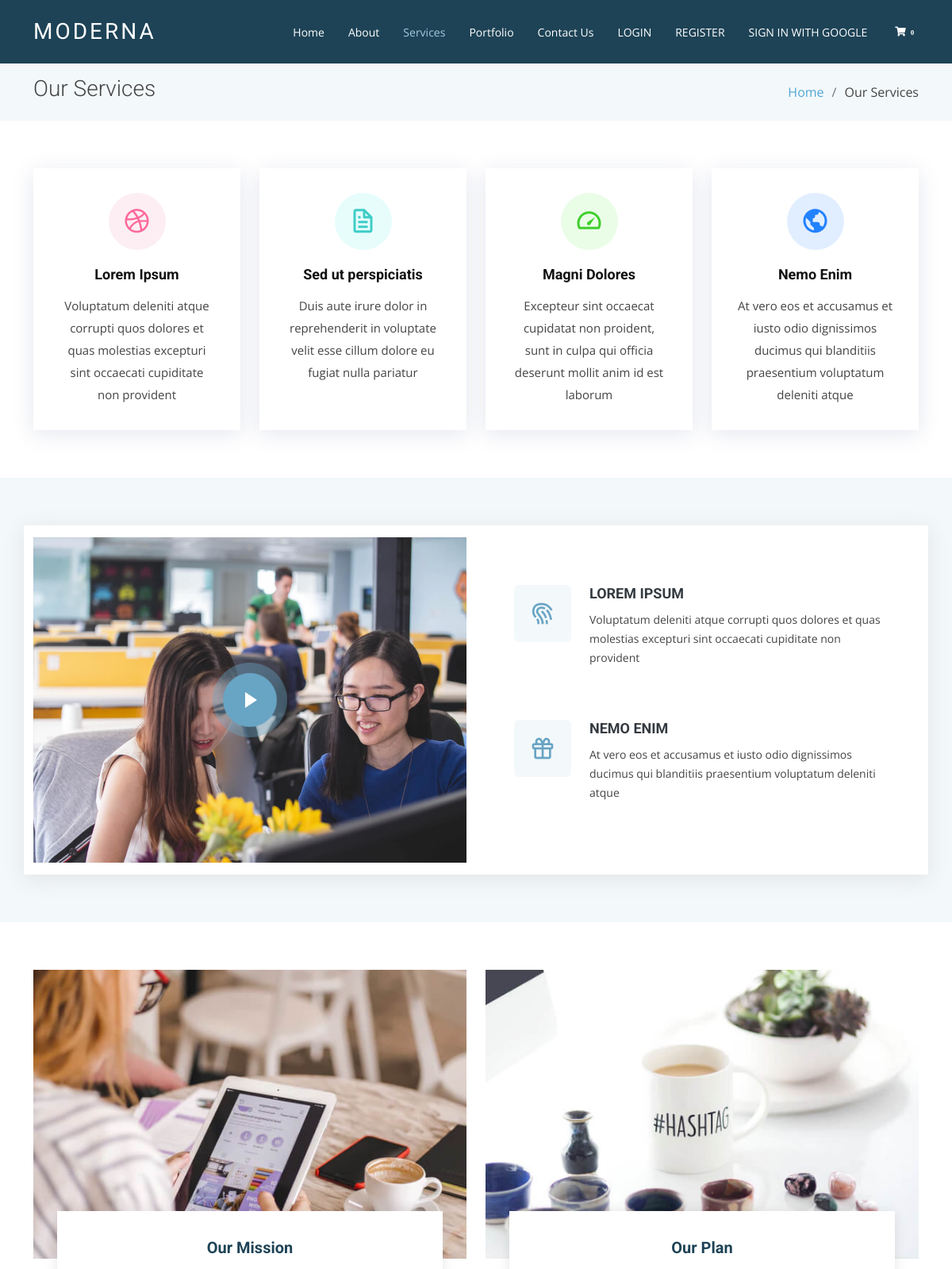
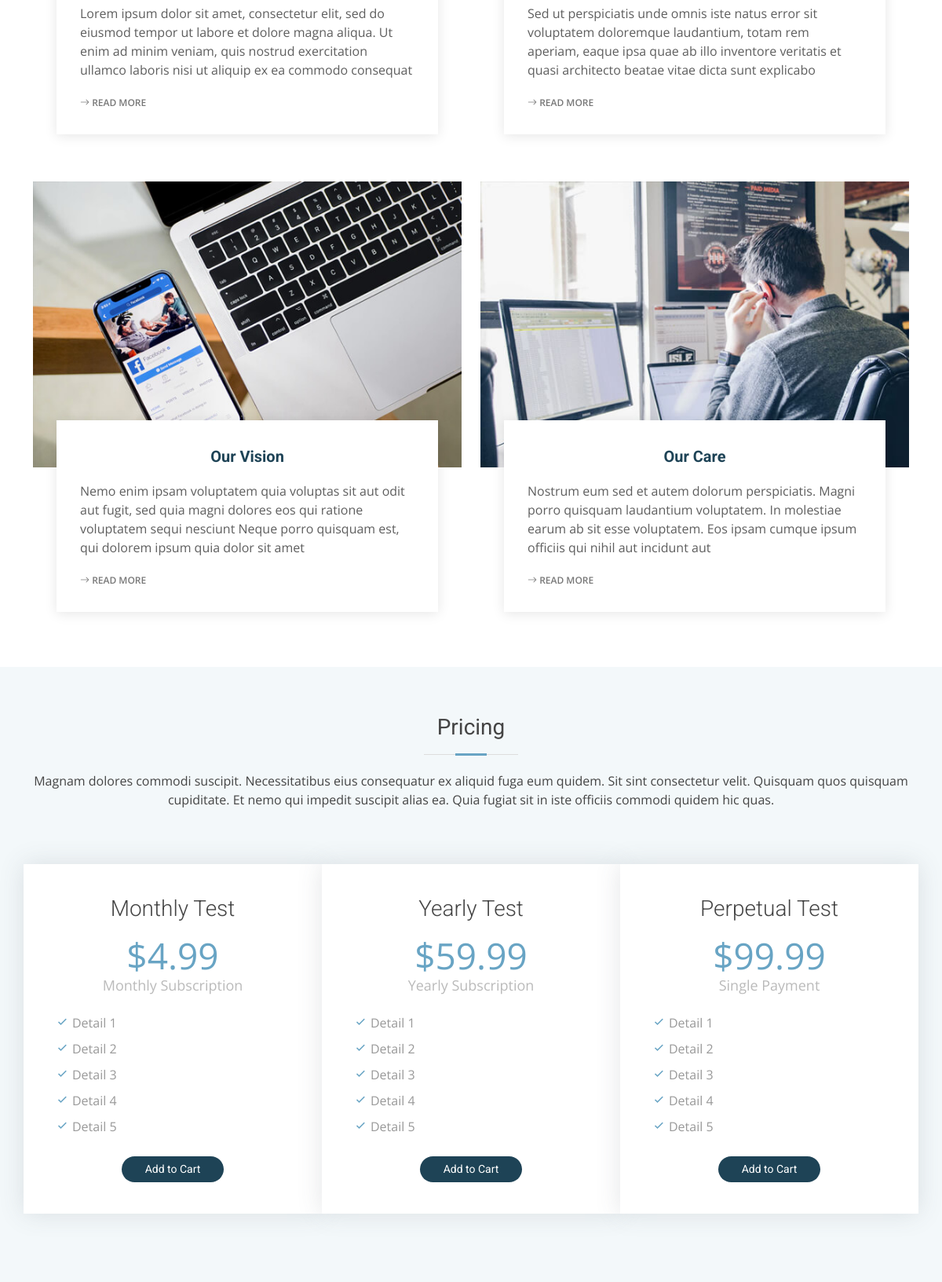
Page /services/ (upper part) on the committed database (2 pictures, top to bottom).
### services/models.py (models this page shows, shortened)
class Service(models.Model):
    PAYMENT_MODELS = (
        ('Single Payment','Perpetual License'),
        ('Monthly Subscription','per Month'),
        ('Yearly Subscription','per Year'),
    )
    title= models.CharField(max_length=200, verbose_name="Title")
    price= models.FloatField(verbose_name="Price")
    payment= models.CharField(max_length=200, verbose_name="Contenido", choices=PAYMENT_MODELS)
    created = models.DateTimeField(auto_now_add=True, verbose_name="Fecha de creacion")
    updated = models.DateTimeField(auto_now=True, verbose_name="Fecha de actualizacion")
    class Meta:
        verbose_name = "Service"
        verbose_name_plural = "Services"
        ordering = ["price"]

class ServiceDetail(models.Model):
    service = models.ForeignKey(Service, default=None, on_delete=models.CASCADE, related_name='service_details')
    detail = models.CharField(max_length=500, verbose_name="Detail")

### services/views.py (the view)
# urls.py: path('', ServicesPageView.as_view(), name='services'),
class ServicesPageView(ListView):
    model = Service
    paginate_by = 3
    template_name = 'services/services.html'

### services/templates/services/services.html
{% extends "core/base.html"%}
{% block content %}
{% load static %}
<main id="main">
    <section class="breadcrumbs">
      <div class="container">
        <div class="d-flex justify-content-between align-items-center">
          <h2>Our Services</h2>
          <ol>
            <li><a href="index.html">Home</a></li>
            <li>Our Services</li>
          </ol>
        </div>
      </div>
    </section>
    <section class="services">
      <div class="container">
        <div class="row">
          <div class="col-md-6 col-lg-3 d-flex align-items-stretch" data-aos="fade-up">
            <div class="icon-box icon-box-pink">
              <div class="icon"><i class="bx bxl-dribbble"></i></div>
              <h4 class="title"><a href="">Lorem Ipsum</a></h4>
              <p class="description">Voluptatum deleniti atque corrupti quos dolores et quas molestias excepturi sint occaecati cupiditate non provident</p>
            </div>
          </div>
          <div class="col-md-6 col-lg-3 d-flex align-items-stretch" data-aos="fade-up" data-aos-delay="100">
            <div class="icon-box icon-box-cyan">
              <div class="icon"><i class="bx bx-file"></i></div>
              <h4 class="title"><a href="">Sed ut perspiciatis</a></h4>
              <p class="description">Duis aute irure dolor in reprehenderit in voluptate velit esse cillum dolore eu fugiat nulla pariatur</p>
            </div>
          </div>
          <div class="col-md-6 col-lg-3 d-flex align-items-stretch" data-aos="fade-up" data-aos-delay="200">
            <div class="icon-box icon-box-green">
              <div class="icon"><i class="bx bx-tachometer"></i></div>
              <h4 class="title"><a href="">Magni Dolores</a></h4>
              <p class="description">Excepteur sint occaecat cupidatat non proident, sunt in culpa qui officia deserunt mollit anim id est laborum</p>
            </div>
          </div>
          <div class="col-md-6 col-lg-3 d-flex align-items-stretch" data-aos="fade-up" data-aos-delay="200">
            <div class="icon-box icon-box-blue">
              <div class="icon"><i class="bx bx-world"></i></div>
              <h4 class="title"><a href="">Nemo Enim</a></h4>
              <p class="description">At vero eos et accusamus et iusto odio dignissimos ducimus qui blanditiis praesentium voluptatum deleniti atque</p>
            </div>
          </div>
        </div>
      </div>
    </section>
    <section class="why-us section-bg" data-aos="fade-up" date-aos-delay="200">
      <div class="container">
        <div class="row">
          <div class="col-lg-6 video-box">
            <img src="{% static 'core/img/why-us.jpg' %}" class="img-fluid" alt="">
            <a href="https://www.youtube.com/watch?v=jDDaplaOz7Q" class="venobox play-btn mb-4" data-vbtype="video" data-autoplay="true"></a>
          </div>
          <div class="col-lg-6 d-flex flex-column justify-content-center p-5">
            <div class="icon-box">
              <div class="icon"><i class="bx bx-fingerprint"></i></div>
              <h4 class="title"><a href="">Lorem Ipsum</a></h4>
              <p class="description">Voluptatum deleniti atque corrupti quos dolores et quas molestias excepturi sint occaecati cupiditate non provident</p>
            </div>
            <div class="icon-box">
              <div class="icon"><i class="bx bx-gift"></i></div>
              <h4 class="title"><a href="">Nemo Enim</a></h4>
              <p class="description">At vero eos et accusamus et iusto odio dignissimos ducimus qui blanditiis praesentium voluptatum deleniti atque</p>
            </div>
          </div>
        </div>
      </div>
    </section>
    <section class="service-details">
      <div class="container">
        <div class="row">
          <div class="col-md-6 d-flex align-items-stretch" data-aos="fade-up">
            <div class="card">
              <div class="card-img">
                <img src="{% static 'core/img/service-details-1.jpg' %}" alt="...">
              </div>
              <div class="card-body">
                <h5 class="card-title"><a href="#">Our Mission</a></h5>
                <p class="card-text">Lorem ipsum dolor sit amet, consectetur elit, sed do eiusmod tempor ut labore et dolore magna aliqua. Ut enim ad minim veniam, quis nostrud exercitation ullamco laboris nisi ut aliquip ex ea commodo consequat</p>
                <div class="read-more"><a href="#"><i class="bi bi-arrow-right"></i> Read More</a></div>
              </div>
            </div>
          </div>
          <div class="col-md-6 d-flex align-items-stretch" data-aos="fade-up">
            <div class="card">
              <div class="card-img">
                <img src="{% static 'core/img/service-details-2.jpg' %}" alt="...">
              </div>
              <div class="card-body">
                <h5 class="card-title"><a href="#">Our Plan</a></h5>
                <p class="card-text">Sed ut perspiciatis unde omnis iste natus error sit voluptatem doloremque laudantium, totam rem aperiam, eaque ipsa quae ab illo inventore veritatis et quasi architecto beatae vitae dicta sunt explicabo</p>
                <div class="read-more"><a href="#"><i class="bi bi-arrow-right"></i> Read More</a></div>
              </div>
            </div>
          </div>
          <div class="col-md-6 d-flex align-items-stretch" data-aos="fade-up">
            <div class="card">
              <div class="card-img">
                <img src="{% static 'core/img/service-details-3.jpg' %}" alt="...">
              </div>
              <div class="card-body">
                <h5 class="card-title"><a href="#">Our Vision</a></h5>
                <p class="card-text">Nemo enim ipsam voluptatem quia voluptas sit aut odit aut fugit, sed quia magni dolores eos qui ratione voluptatem sequi nesciunt Neque porro quisquam est, qui dolorem ipsum quia dolor sit amet</p>
                <div class="read-more"><a href="#"><i class="bi bi-arrow-right"></i> Read More</a></div>
              </div>
            </div>
          </div>
          <div class="col-md-6 d-flex align-items-stretch" data-aos="fade-up">
            <div class="card">
              <div class="card-img">
                <img src="{% static 'core/img/service-details-4.jpg' %}" alt="...">
              </div>
              <div class="card-body">
                <h5 class="card-title"><a href="#">Our Care</a></h5>
                <p class="card-text">Nostrum eum sed et autem dolorum perspiciatis. Magni porro quisquam laudantium voluptatem. In molestiae earum ab sit esse voluptatem. Eos ipsam cumque ipsum officiis qui nihil aut incidunt aut</p>
                <div class="read-more"><a href="#"><i class="bi bi-arrow-right"></i> Read More</a></div>
              </div>
            </div>
          </div>
        </div>
      </div>
    </section>
    <section class="pricing section-bg" data-aos="fade-up">
      <div class="container">
        <div class="section-title">
          <h2>Pricing</h2>
          <p>Magnam dolores commodi suscipit. Necessitatibus eius consequatur ex aliquid fuga eum quidem. Sit sint consectetur velit. Quisquam quos quisquam cupiditate. Et nemo qui impedit suscipit alias ea. Quia fugiat sit in iste officiis commodi quidem hic quas.</p>
        </div>
        <div class="row no-gutters">
          {% for service in object_list %}
          <div class="col-lg-4 box">
            <h3>{{service.title}}</h3>
            <h4>${{service.price}}<span>{{service.payment}}</span></h4>
            <ul>
              {% for detail in service.service_details.all %}
              <li><i class="bx bx-check"></i>{{detail.detail}}</li>
              {% endfor %}
            </ul>
            <a href="#" class="get-started-btn"
              onclick="agregaCarrito({{service.id}});"
            >Add to Cart</a>
          </div>
          {% endfor %}
        </div>
      </div>
    </section>
  </main>
{% endblock %}

### rows in the picture
Service: title "Monthly Test", price "4.99", payment "Monthly Subscription"
ServiceDetail: detail "Detail 1"
ServiceDetail: detail "Detail 2"
ServiceDetail: detail "Detail 3"
ServiceDetail: detail "Detail 4"
ServiceDetail: detail "Detail 5"
Service: title "Yearly Test", price "59.99", payment "Yearly Subscription"
ServiceDetail: detail "Detail 1"
ServiceDetail: detail "Detail 2"
ServiceDetail: detail "Detail 3"
ServiceDetail: detail "Detail 4"
ServiceDetail: detail "Detail 5"
Service: title "Perpetual Test", price "99.99", payment "Single Payment"
ServiceDetail: detail "Detail 1"
ServiceDetail: detail "Detail 2"
ServiceDetail: detail "Detail 3"
ServiceDetail: detail "Detail 4"
ServiceDetail: detail "Detail 5"
